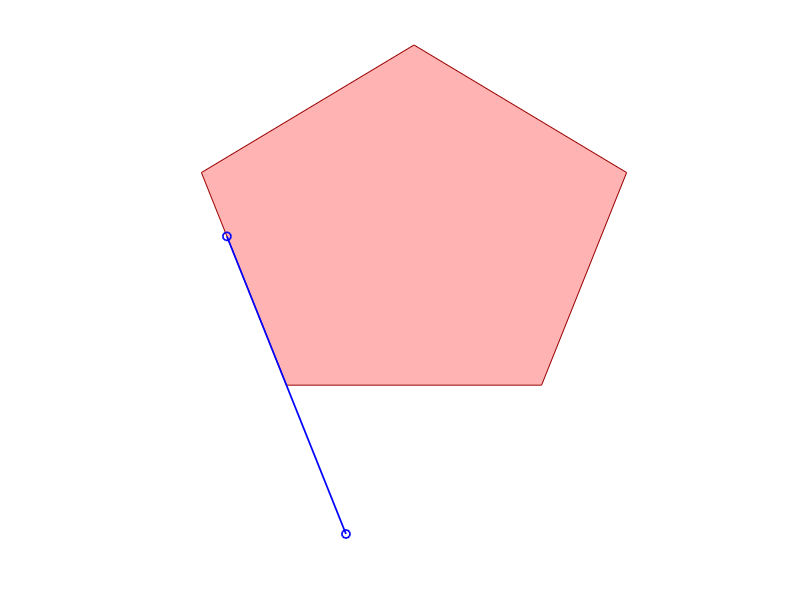

Write MATLAB code to recreate this figure.
if(i==1)
    trasl=[0 0];
elseif(i==2)
    trasl=[7 0];
elseif(i==3)
    trasl=[0 -8];
else
    trasl=[7 -8];
end
%frattura
F=[ 0 0;
    3 0;
    4 2.5;
    1.5 4;
    -1 2.5];

% segmento
if(i==1)
P(1,:)=[1.5 0];
P(2,:)=[2 -2];
elseif(i==2)
P(1,:)=[1.5 0];
P(2,:)=[4 4.5];
elseif(i==3)
P(1,:)=[0 0];
P(2,:)=[0.7 -0.7*2.5];
else
P(1,:)=[-0.7 0.7*2.5];
P(2,:)=[0.7 -0.7*2.5];
end

if(i>=3)
plot([-2 1.2]+trasl(1),[5 -2.5*1.2]+trasl(2),'--','Color',0.55*[1 1 1])
hold on
end

fill(F(:,1)+trasl(1),F(:,2)+trasl(2),[1 0 0],'FaceAlpha',0.3,...
    'EdgeColor',[0.6 0 0],'Marker','.','MarkerSize',10);
hold on

plot(P(:,1)+trasl(1),P(:,2)+trasl(2),'-bo','MarkerSize',6,'LineWidth',1.25);
hold on

axis off
axis equal